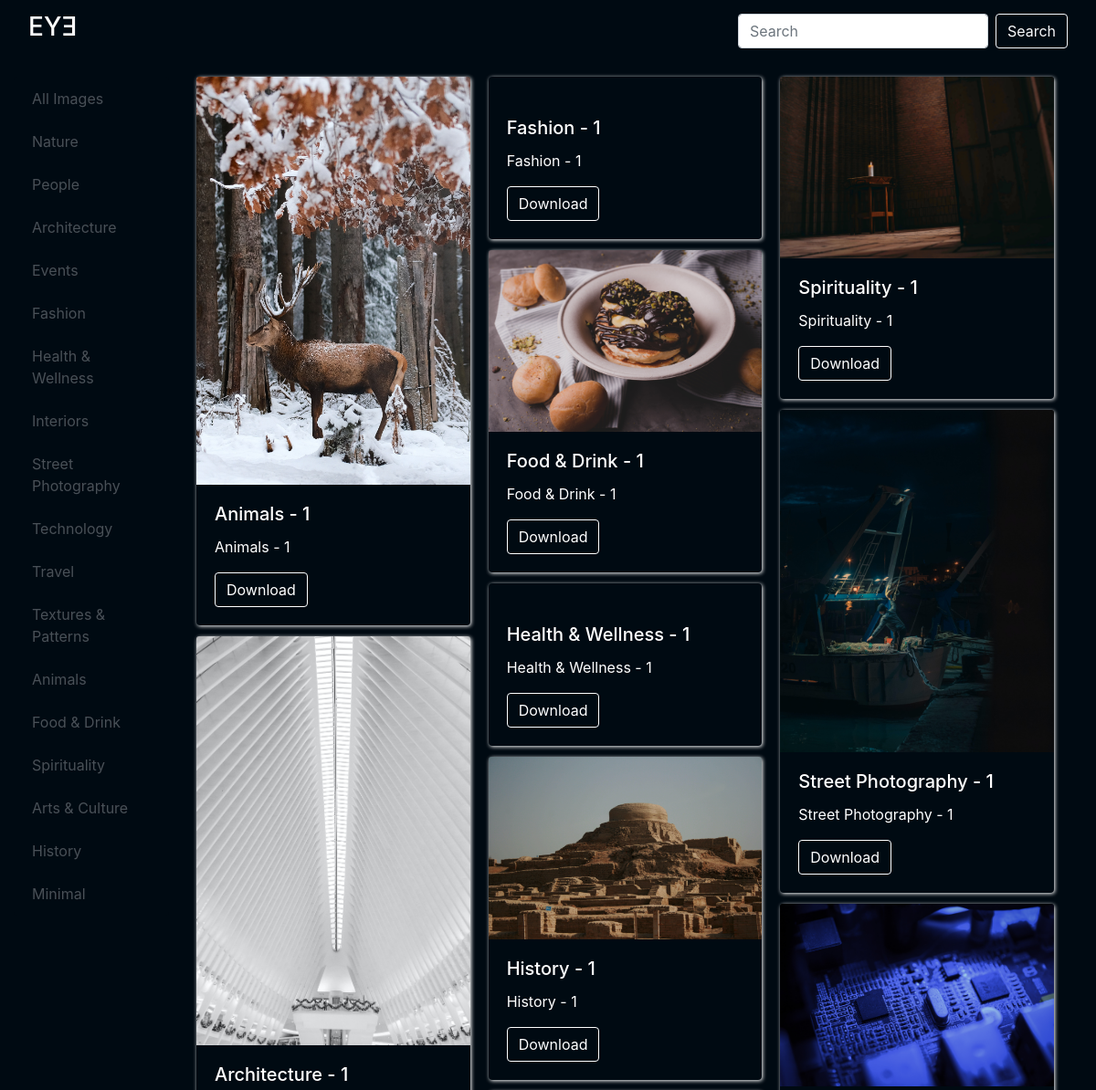
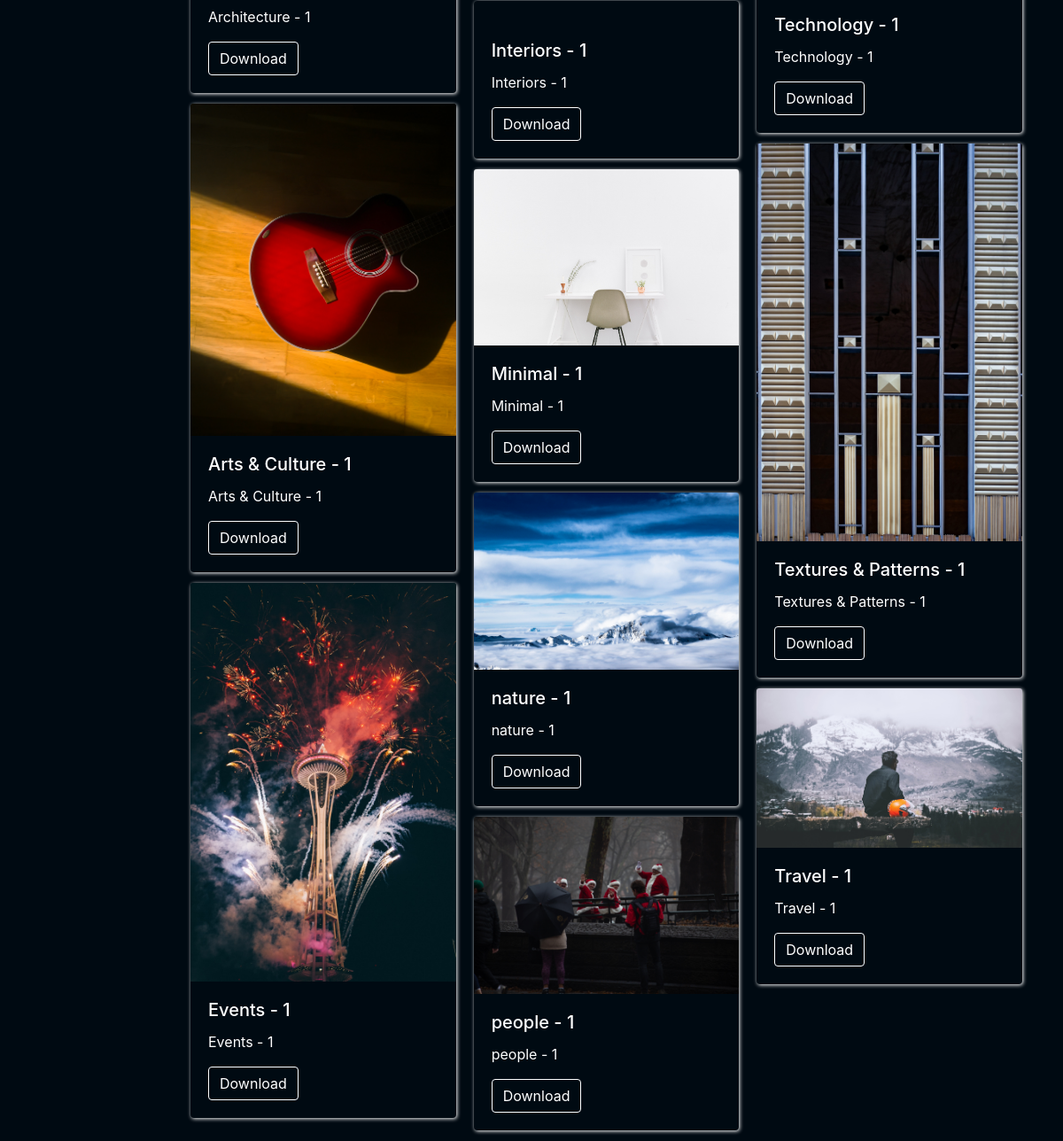
/home/, run on the app's committed database (2 pictures, top to bottom).
### myapp/models.py (models this page shows, shortened)
class Category(models.Model):
    title = models.CharField(max_length=30)
    info = models.TextField()

class Image(models.Model):
    title = models.CharField(max_length=30)
    info = models.TextField()
    upload_date = models.DateTimeField(default=datetime.datetime.now, blank=True)
    image = models.ImageField(upload_to='images')
    cat = models.ForeignKey(to=Category, on_delete=models.CASCADE)

### myapp/views.py (the view)
# urls.py: 2. Add a URL to urlpatterns:  path('', views.home, name='home')
def home(request):
    images = Image.objects.all()
    cats = Category.objects.all()
    return render(request,'home.html', {'images':images,'cats':cats})

### templates/home.html (shortened to what this page needs)
<!doctype html>
<html lang="en">
  <head>
    <link rel="stylesheet" href="https://maxcdn.bootstrapcdn.com/bootstrap/4.0.0/css/bootstrap.min.css">
  </head>
  <body class='bg'>
    {% include 'navbar.html' %}
    <div class="container-fluid">
      <div class="row">
        <div class="col-md-2">
          <div class="list-group mt-3">
            <a href="{% url 'home' %}" {% if request.path == 'home/' %} class="active"{% endif %} class="list-group-item list-group-item-action">All Images</a>
            {% for c in cats %}
            <a href="{% url 'category image' c.pk %}" {% if request.path == "category/{{c.id}}/" %}class="active"{% endif %} class="list-group-item list-group-item-action">{{c.title}}</a>
            {% endfor %}
          </div>
        </div>
        <div class="col-md-10">
          <div class="row mt-3 mr-3">
            <div class="col-md-12">
              <div class="card-columns">
                  {% for i in images %}
                  <div class="card card-bg">
                    <img src="/media/{{i.image}}" class="card-img-top" alt="{{image.title}}">
                    <div class="card-body">
                      <h5 class="card-title">{{i.title}}</h5>
                      <p class="card-text">{{i.info}}</p>
                      <a href="/media/{{i.image}}" download class="btn btn-primary">Download</a>
                    </div>
                  </div>
                  {% endfor %}
              </div>
            </div>
          </div>
        </div>
      </div>
    </div>
  </body>
</html>

### templates/navbar.html (shortened to what this page needs)
<div class="container-fluid">
  <nav class="navbar navbar-expand-lg bg navbar-dark">
    <a class="navbar-brand" href="{% url 'home' %}"> <h3>EYƎ</h3> </a>
    <div class="collapse navbar-collapse" id="navbarSupportedContent">
      <form class="form-inline my-2 my-lg-0">
        <input class="form-control mr-sm-2" type="search" placeholder="Search" aria-label="Search">
        <button class="btn btn-outline-light my-2 my-sm-0" type="submit">Search</button>
      </form>
    </div>
  </nav>
</div>

### templates/home.html (style rules this page uses)
.bg { background : #000a12; }
.card-bg { background : #000a12; border: none; box-shadow: 1px 1px 4px white; color : white; }
.btn-primary { background : #000a12; border-color: white; }
.list-group-item { background : #000a12; border: none; }

### data on the page
Category: title "Nature"
Category: title "People"
Category: title "Architecture"
Category: title "Events"
Category: title "Fashion"
Category: title "Health & Wellness"
Category: title "Interiors"
Category: title "Street Photography"
Category: title "Technology"
Category: title "Travel"
Category: title "Textures & Patterns"
Category: title "Animals"
Category: title "Food & Drink"
Category: title "Spirituality"
Category: title "Arts & Culture"
Category: title "History"
Category: title "Minimal"
Image: image (picture), title "Animals - 1", info "Animals - 1"
Image: image (picture), title "Architecture - 1", info "Architecture - 1"
Image: image (picture), title "Arts & Culture - 1", info "Arts & Culture - 1"
Image: image (picture), title "Events - 1", info "Events - 1"
Image: title "Fashion - 1", info "Fashion - 1"
Image: image (picture), title "Food & Drink - 1", info "Food & Drink - 1"
Image: title "Health & Wellness - 1", info "Health & Wellness - 1"
Image: image (picture), title "History - 1", info "History - 1"
Image: title "Interiors - 1", info "Interiors - 1"
Image: image (picture), title "Minimal - 1", info "Minimal - 1"
Image: image (picture), title "nature - 1", info "nature - 1"
Image: image (picture), title "people - 1", info "people - 1"
Image: image (picture), title "Spirituality - 1", info "Spirituality - 1"
Image: image (picture), title "Street Photography - 1", info "Street Photography - 1"
Image: image (picture), title "Technology - 1", info "Technology - 1"
Image: image (picture), title "Textures & Patterns - 1", info "Textures & Patterns - 1"
Image: image (picture), title "Travel - 1", info "Travel - 1"
